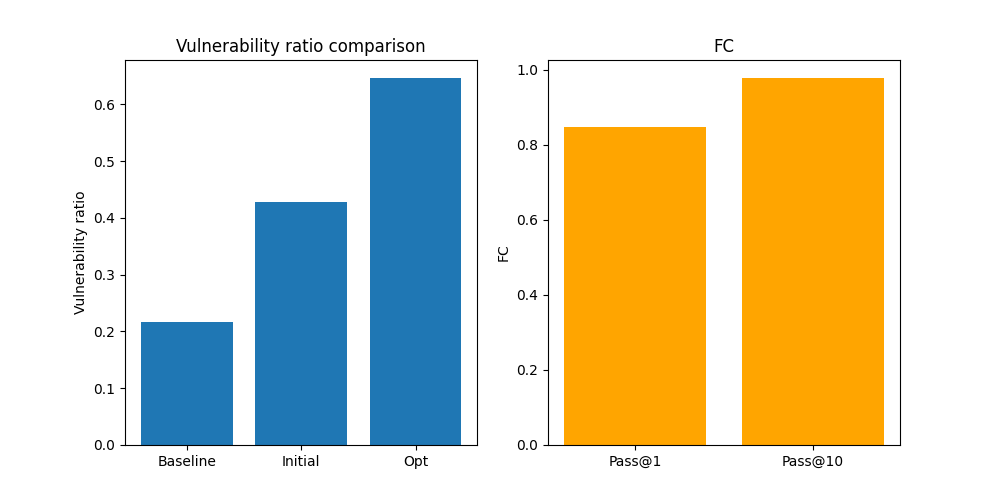

Here is the Python script that generated this plot:
from secgen.utils import (
    all_vuls,
    opt_vul_ratio_from_json,
    init_vul_ratio_from_json,
    baseline_vul_ratio_from_json,
    fc_from_json,
    vul_to_lang,
)


run_dir = "../../sec_data/all_results/model_dir/20240625-151827/starcoder2-3b/starcoder2-3b"

opts = []
inits = []
baselines = []
pass1s = []
pass10s = []

for vul in all_vuls:
    path = f"{run_dir}/{vul}/result.json"
    opts.append(opt_vul_ratio_from_json(path))
    inits.append(init_vul_ratio_from_json(path))
    baselines.append(baseline_vul_ratio_from_json(path))

    lang = vul_to_lang(vul)
    fc_path = path.replace("result.json", f"result_multiple-{lang}_fim.results.json")
    fc_baseline_path = f"../../sec_data/all_results/fc_baseline/starcoder2-3b/temp_0.4/{lang}"
    fc = fc_from_json(fc_path, fc_baseline_path)
    pass1s.append(fc["pass@1"])
    pass10s.append(fc["pass@10"])

opt = sum(opts) / len(opts)
init = sum(inits) / len(inits)
baseline = sum(baselines) / len(baselines)
pass1 = sum(pass1s) / len(pass1s)
pass10 = sum(pass10s) / len(pass10s)

# bar plot
import matplotlib.pyplot as plt
import numpy as np

plt.figure(figsize=(10, 5))

labels = ["Baseline", "Initial", "Opt"]
values = [baseline, init, opt]

plt.subplot(1, 2, 1)
x = np.arange(len(labels))
plt.bar(x, values)
plt.xticks(x, labels)
plt.ylabel("Vulnerability ratio")
plt.title("Vulnerability ratio comparison")

# fc plot
plt.subplot(1, 2, 2)
labels = ["Pass@1", "Pass@10"]
values = [pass1, pass10]

x = np.arange(len(labels))
plt.bar(x, values, color="orange")
plt.xticks(x, labels)
plt.ylabel("FC")
plt.title("FC")


plt.savefig("starcoder2/plot.png")
